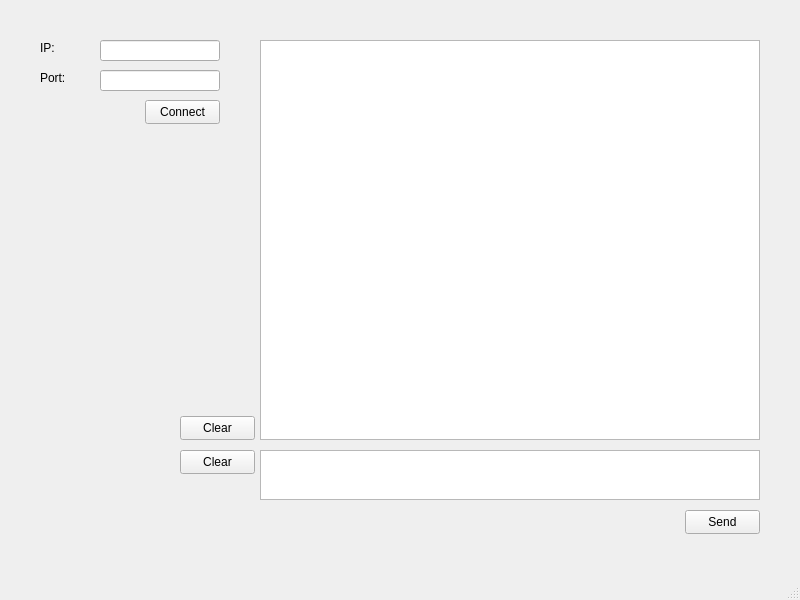
<?xml version="1.0" encoding="UTF-8"?>
<ui version="4.0">
 <class>MainWindow</class>
 <widget class="QMainWindow" name="MainWindow">
  <property name="geometry">
   <rect>
    <x>0</x>
    <y>0</y>
    <width>800</width>
    <height>600</height>
   </rect>
  </property>
  <property name="windowTitle">
   <string>MainWindow</string>
  </property>
  <widget class="QWidget" name="centralwidget">
   <widget class="QLabel" name="label_ip">
    <property name="geometry">
     <rect>
      <x>40</x>
      <y>40</y>
      <width>50</width>
      <height>16</height>
     </rect>
    </property>
    <property name="text">
     <string>IP:</string>
    </property>
   </widget>
   <widget class="QLabel" name="label_port">
    <property name="geometry">
     <rect>
      <x>40</x>
      <y>70</y>
      <width>50</width>
      <height>16</height>
     </rect>
    </property>
    <property name="text">
     <string>Port:</string>
    </property>
   </widget>
   <widget class="QLineEdit" name="lineEdit_ip">
    <property name="geometry">
     <rect>
      <x>100</x>
      <y>40</y>
      <width>120</width>
      <height>21</height>
     </rect>
    </property>
    <property name="placeholderText">
     <string/>
    </property>
   </widget>
   <widget class="QLineEdit" name="lineEdit_port">
    <property name="geometry">
     <rect>
      <x>100</x>
      <y>70</y>
      <width>120</width>
      <height>21</height>
     </rect>
    </property>
    <property name="placeholderText">
     <string/>
    </property>
   </widget>
   <widget class="QTextEdit" name="textEdit_context">
    <property name="geometry">
     <rect>
      <x>260</x>
      <y>40</y>
      <width>500</width>
      <height>400</height>
     </rect>
    </property>
   </widget>
   <widget class="QTextEdit" name="textEdit_input">
    <property name="geometry">
     <rect>
      <x>260</x>
      <y>450</y>
      <width>500</width>
      <height>50</height>
     </rect>
    </property>
   </widget>
   <widget class="QPushButton" name="pushButton_connect">
    <property name="geometry">
     <rect>
      <x>145</x>
      <y>100</y>
      <width>75</width>
      <height>24</height>
     </rect>
    </property>
    <property name="text">
     <string>Connect</string>
    </property>
   </widget>
   <widget class="QPushButton" name="pushButton_send">
    <property name="geometry">
     <rect>
      <x>685</x>
      <y>510</y>
      <width>75</width>
      <height>24</height>
     </rect>
    </property>
    <property name="text">
     <string>Send</string>
    </property>
   </widget>
   <widget class="QPushButton" name="pushButton_clearRecv">
    <property name="geometry">
     <rect>
      <x>180</x>
      <y>416</y>
      <width>75</width>
      <height>24</height>
     </rect>
    </property>
    <property name="text">
     <string>Clear</string>
    </property>
   </widget>
   <widget class="QPushButton" name="pushButton_clearSend">
    <property name="geometry">
     <rect>
      <x>180</x>
      <y>450</y>
      <width>75</width>
      <height>24</height>
     </rect>
    </property>
    <property name="text">
     <string>Clear</string>
    </property>
   </widget>
  </widget>
  <widget class="QMenuBar" name="menubar">
   <property name="geometry">
    <rect>
     <x>0</x>
     <y>0</y>
     <width>800</width>
     <height>22</height>
    </rect>
   </property>
  </widget>
  <widget class="QStatusBar" name="statusbar"/>
 </widget>
 <resources/>
 <connections/>
</ui>
